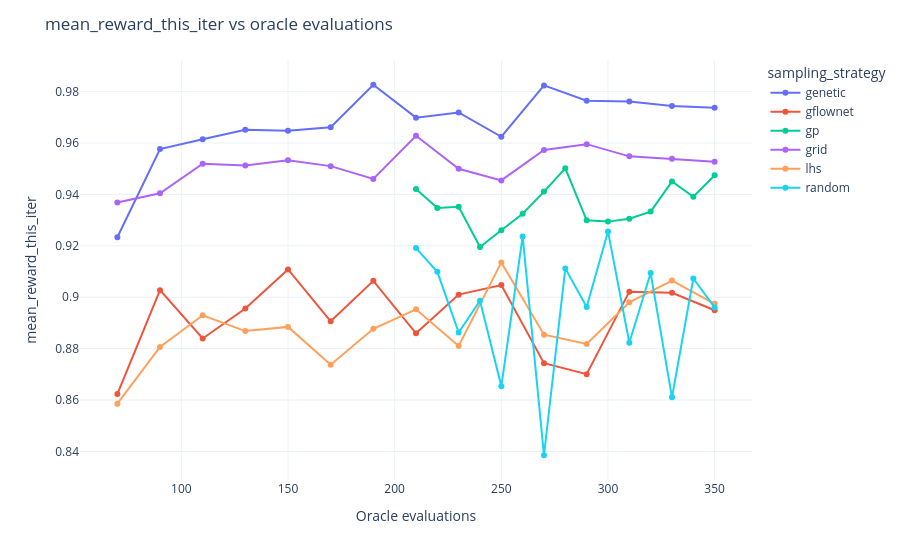

Notebook code for this chart:
### Code cell
plot_oracle_efficiency(metrics, metric="mean_reward_this_iter")

### Figure 1 — Plotly figure (JSON) as saved in the notebook; plotly's stock layout.template omitted (floating-point values rounded to 4 significant figures)
{"data": [{"customdata": [[1, "run_102"], [2, "run_102"], [3, "run_102"], [4, "run_102"], [5, "run_102"], [6, "run_102"], [7, "run_102"], [8, "run_102"], [9, "run_102"], [10, "run_102"], [11, "run_102"], [12, "run_102"], [13, "run_102"], [14, "run_102"], [15, "run_102"]], "hovertemplate": "sampling_strategy=genetic<br>oracle_evals_total=%{x}<br>mean_reward_this_iter=%{y}<br>iteration=%{customdata[0]}<br>run=%{customdata[1]}<extra></extra>", "legendgroup": "genetic", "line": {"color": "#636efa", "dash": "solid"}, "marker": {"symbol": "circle"}, "mode": "lines+markers", "name": "genetic", "orientation": "v", "showlegend": true, "type": "scatter", "x": [70, 90, 110, 130, 150, 170, 190, 210, 230, 250, 270, 290, 310, 330, 350], "xaxis": "x", "y": [0.9233, 0.9576, 0.9615, 0.9652, 0.9648, 0.9662, 0.9827, 0.9699, 0.9719, 0.9624, 0.9824, 0.9765, 0.9762, 0.9744, 0.9738], "yaxis": "y"}, {"customdata": [[1, "run_54"], [2, "run_54"], [3, "run_54"], [4, "run_54"], [5, "run_54"], [6, "run_54"], [7, "run_54"], [8, "run_54"], [9, "run_54"], [10, "run_54"], [11, "run_54"], [12, "run_54"], [13, "run_54"], [14, "run_54"], [15, "run_54"]], "hovertemplate": "sampling_strategy=gflownet<br>oracle_evals_total=%{x}<br>mean_reward_this_iter=%{y}<br>iteration=%{customdata[0]}<br>run=%{customdata[1]}<extra></extra>", "legendgroup": "gflownet", "line": {"color": "#EF553B", "dash": "solid"}, "marker": {"symbol": "circle"}, "mode": "lines+markers", "name": "gflownet", "orientation": "v", "showlegend": true, "type": "scatter", "x": [70, 90, 110, 130, 150, 170, 190, 210, 230, 250, 270, 290, 310, 330, 350], "xaxis": "x", "y": [0.8623, 0.9028, 0.884, 0.8956, 0.9108, 0.8906, 0.9064, 0.886, 0.901, 0.9047, 0.8743, 0.8701, 0.9022, 0.9017, 0.8949], "yaxis": "y"}, {"customdata": [[1, "run_76"], [2, "run_76"], [3, "run_76"], [4, "run_76"], [5, "run_76"], [6, "run_76"], [7, "run_76"], [8, "run_76"], [9, "run_76"], [10, "run_76"], [11, "run_76"], [12, "run_76"], [13, "run_76"], [14, "run_76"], [15, "run_76"]], "hovertemplate": "sampling_strategy=gp<br>oracle_evals_total=%{x}<br>mean_reward_this_iter=%{y}<br>iteration=%{customdata[0]}<br>run=%{customdata[1]}<extra></extra>", "legendgroup": "gp", "line": {"color": "#00cc96", "dash": "solid"}, "marker": {"symbol": "circle"}, "mode": "lines+markers", "name": "gp", "orientation": "v", "showlegend": true, "type": "scatter", "x": [210, 220, 230, 240, 250, 260, 270, 280, 290, 300, 310, 320, 330, 340, 350], "xaxis": "x", "y": [0.9421, 0.9347, 0.9352, 0.9195, 0.9261, 0.9325, 0.9411, 0.9502, 0.9299, 0.9294, 0.9306, 0.9333, 0.9451, 0.9391, 0.9474], "yaxis": "y"}, {"customdata": [[1, "run_39"], [2, "run_39"], [3, "run_39"], [4, "run_39"], [5, "run_39"], [6, "run_39"], [7, "run_39"], [8, "run_39"], [9, "run_39"], [10, "run_39"], [11, "run_39"], [12, "run_39"], [13, "run_39"], [14, "run_39"], [15, "run_39"]], "hovertemplate": "sampling_strategy=grid<br>oracle_evals_total=%{x}<br>mean_reward_this_iter=%{y}<br>iteration=%{customdata[0]}<br>run=%{customdata[1]}<extra></extra>", "legendgroup": "grid", "line": {"color": "#ab63fa", "dash": "solid"}, "marker": {"symbol": "circle"}, "mode": "lines+markers", "name": "grid", "orientation": "v", "showlegend": true, "type": "scatter", "x": [70, 90, 110, 130, 150, 170, 190, 210, 230, 250, 270, 290, 310, 330, 350], "xaxis": "x", "y": [0.9368, 0.9404, 0.9519, 0.9513, 0.9533, 0.951, 0.946, 0.9628, 0.95, 0.9455, 0.9573, 0.9596, 0.9548, 0.9539, 0.9527], "yaxis": "y"}, {"customdata": [[1, "run_33"], [2, "run_33"], [3, "run_33"], [4, "run_33"], [5, "run_33"], [6, "run_33"], [7, "run_33"], [8, "run_33"], [9, "run_33"], [10, "run_33"], [11, "run_33"], [12, "run_33"], [13, "run_33"], [14, "run_33"], [15, "run_33"]], "hovertemplate": "sampling_strategy=lhs<br>oracle_evals_total=%{x}<br>mean_reward_this_iter=%{y}<br>iteration=%{customdata[0]}<br>run=%{customdata[1]}<extra></extra>", "legendgroup": "lhs", "line": {"color": "#FFA15A", "dash": "solid"}, "marker": {"symbol": "circle"}, "mode": "lines+markers", "name": "lhs", "orientation": "v", "showlegend": true, "type": "scatter", "x": [70, 90, 110, 130, 150, 170, 190, 210, 230, 250, 270, 290, 310, 330, 350], "xaxis": "x", "y": [0.8586, 0.8807, 0.893, 0.8868, 0.8885, 0.8737, 0.8877, 0.8953, 0.881, 0.9135, 0.8854, 0.8818, 0.898, 0.9065, 0.8975], "yaxis": "y"}, {"customdata": [[1, "run_13"], [2, "run_13"], [3, "run_13"], [4, "run_13"], [5, "run_13"], [6, "run_13"], [7, "run_13"], [8, "run_13"], [9, "run_13"], [10, "run_13"], [11, "run_13"], [12, "run_13"], [13, "run_13"], [14, "run_13"], [15, "run_13"]], "hovertemplate": "sampling_strategy=random<br>oracle_evals_total=%{x}<br>mean_reward_this_iter=%{y}<br>iteration=%{customdata[0]}<br>run=%{customdata[1]}<extra></extra>", "legendgroup": "random", "line": {"color": "#19d3f3", "dash": "solid"}, "marker": {"symbol": "circle"}, "mode": "lines+markers", "name": "random", "orientation": "v", "showlegend": true, "type": "scatter", "x": [210, 220, 230, 240, 250, 260, 270, 280, 290, 300, 310, 320, 330, 340, 350], "xaxis": "x", "y": [0.9191, 0.9099, 0.8863, 0.8986, 0.8653, 0.9236, 0.8385, 0.9112, 0.8962, 0.9256, 0.8823, 0.9094, 0.861, 0.9073, 0.896], "yaxis": "y"}], "layout": {"legend": {"title": {"text": "sampling_strategy"}, "tracegroupgap": 0}, "margin": {"t": 60}, "title": {"text": "mean_reward_this_iter vs oracle evaluations"}, "xaxis": {"anchor": "y", "domain": [0, 1], "title": {"text": "Oracle evaluations"}}, "yaxis": {"anchor": "x", "domain": [0, 1], "title": {"text": "mean_reward_this_iter"}}}}
